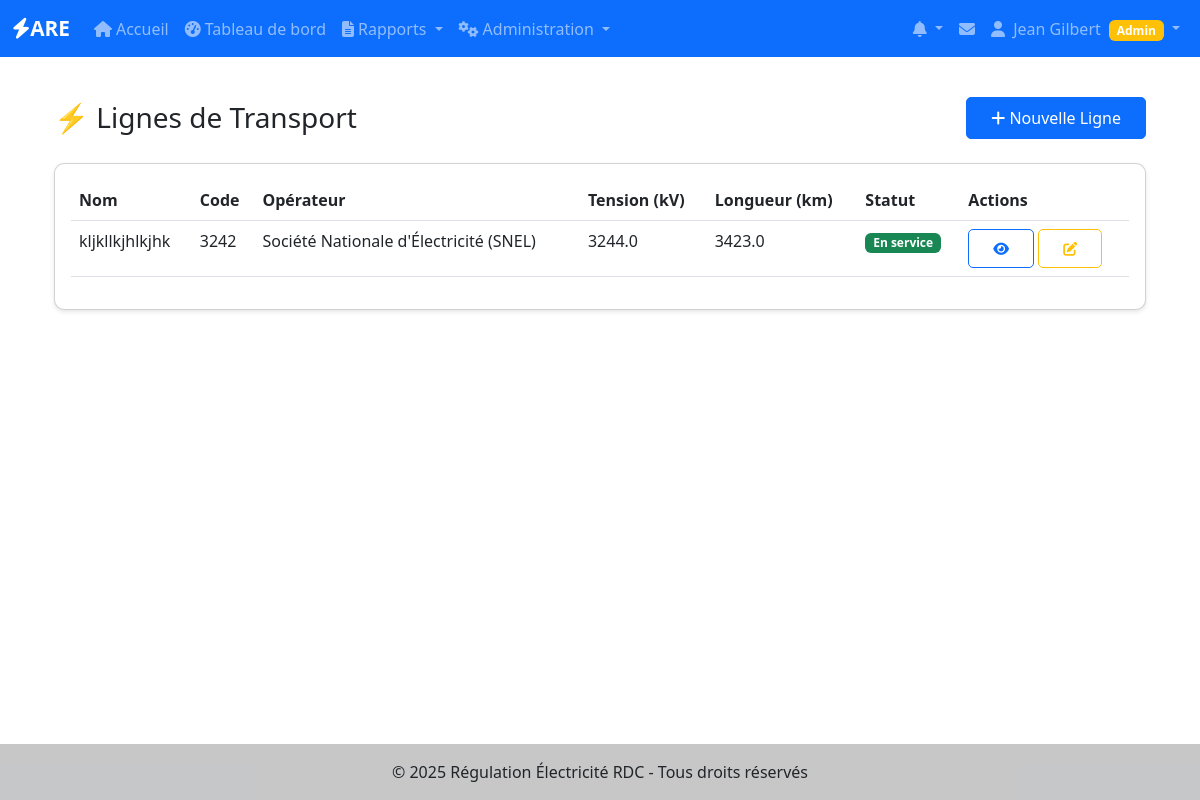
The page /transport/lignes (signed in) on the database its author committed.
### app/models/utilisateurs.py (models this page shows, shortened)
class User(UserMixin, BaseModel):
    __tablename__ = 'users'
    username = db.Column(db.String(80), unique=True, nullable=False, index=True)
    email = db.Column(db.String(120), unique=True, nullable=False, index=True)
    password_hash = db.Column(db.String(128), nullable=False)
    nom = db.Column(db.String(100))
    prenom = db.Column(db.String(100))
    role = db.Column(db.Enum('super_admin', 'admin_operateur', 'utilisateur_operateur'),
                    default='utilisateur_operateur', nullable=False)
    operateur_id = db.Column(db.Integer, db.ForeignKey('operateurs.id'), nullable=True)
    is_active = db.Column(db.Boolean, default=True, nullable=False)
    telephone = db.Column(db.String(20))
    derniere_connexion = db.Column(db.DateTime)
    operateur = db.relationship('Operateur', backref='users', lazy=True)
    def is_super_admin(self):
        return self.role == 'super_admin'
    def is_admin_operateur(self):
        return self.role == 'admin_operateur'
    def is_admin(self):
        return self.role in ['super_admin', 'admin_operateur']
    def has_permission(self, permission):
        permissions = {
            'super_admin': ['create_operateur', 'edit_operateur', 'delete_operateur',
                           'create_user', 'edit_user', 'delete_user', 'view_all_reports'],
            'admin_operateur': ['edit_own_operateur', 'create_user_operateur',
                               'edit_user_operateur', 'view_own_reports', 'create_reports'],
            'utilisateur_operateur': ['view_own_reports', 'create_reports', 'edit_own_reports']
        }
        return permission in permissions.get(self.role, [])

### app/models/transport.py (models this page shows, shortened)
class LigneTransport(BaseModel):
    __tablename__ = 'lignes_transport'
    operateur_id = Column(Integer, ForeignKey('operateurs.id'), nullable=False)
    nom = Column(String(200), nullable=False, index=True)
    code = Column(String(50), unique=True, nullable=False)
    designation = Column(String(300))
    tension_nominale = Column(Float, nullable=False)  # kV
    longueur_totale = Column(Float)  # km
    nombre_circuits = Column(Integer, default=1)
    type_ligne = Column(String(50))  # aérienne, souterraine, mixte
    poste_depart = Column(String(200))
    poste_arrivee = Column(String(200))
    coordonnees_tracé = Column(JSON)  # Liste de points [lat, lng]
    type_conducteur = Column(String(100))  # ACSR, AAAC, etc.
    section_conducteur = Column(Float)  # mm²
    nombre_conducteurs_par_phase = Column(Integer, default=1)
    capacite_thermique = Column(Float)  # A
    capacite_transport = Column(Float)  # MVA
    type_supports = Column(String(100))  # treillis, béton, bois
    hauteur_moyenne_supports = Column(Float)  # m
    portee_moyenne = Column(Float)  # m
    type_isolateurs = Column(String(100))
    conducteur_terre = Column(Boolean, default=True)
    cable_garde = Column(Boolean, default=False)
    systeme_protection = Column(String(200))
    date_mise_service = Column(DateTime)
    statut = Column(String(50), default='en_service')  # en_service, hors_service, maintenance
    proprietaire = Column(String(200))
    exploitant = Column(String(200))
    taux_indisponibilite = Column(Float, default=0.0)  # %
    nombre_defauts_annuels = Column(Integer, default=0)
    duree_moyenne_coupures = Column(Float, default=0.0)  # minutes
    date_derniere_inspection = Column(DateTime)
    periodicite_inspection = Column(Integer, default=12)  # mois
    date_derniere_maintenance = Column(DateTime)
    observations = Column(Text)
    operateur = relationship("Operateur", back_populates="lignes_transport")
    rapports = relationship("RapportTransport", back_populates="ligne", cascade="all, delete-orphan")
    postes_depart = relationship("PosteTransport", foreign_keys="PosteTransport.ligne_depart_id", back_populates="lignes_depart")
    postes_arrivee = relationship("PosteTransport", foreign_keys="PosteTransport.ligne_arrivee_id", back_populates="lignes_arrivee")

### app/models/operateurs.py (models this page shows, shortened)
class Operateur(BaseModel):
    __tablename__ = 'operateurs'
    nom = db.Column(db.String(200), nullable=False, index=True)
    sigle = db.Column(db.String(50))
    type_operateur = db.Column(db.String(50))  # Production, Transport, Distribution
    adresse = db.Column(db.Text)
    ville = db.Column(db.String(100))
    province = db.Column(db.String(100))
    telephone = db.Column(db.String(20))
    email = db.Column(db.String(120))
    site_web = db.Column(db.String(200))
    numero_licence = db.Column(db.String(100), unique=True)
    date_licence = db.Column(db.Date)
    statut_licence = db.Column(db.String(20), default='active')  # active, suspendue, expirée
    capacite_installee = db.Column(db.Float)  # en MW
    zone_couverture = db.Column(db.Text)
    nombre_clients = db.Column(db.Integer)
    observations = db.Column(db.Text)
    centrales_hydro = db.relationship("CentraleHydro", back_populates="operateur", lazy=True)
    centrales_thermique = db.relationship("CentraleThermique", back_populates="operateur", lazy=True)
    centrales_solaire = db.relationship("CentraleSolaire", back_populates="operateur", lazy=True)
    lignes_transport = db.relationship("LigneTransport", back_populates="operateur", lazy=True)
    postes_transport = db.relationship("PosteTransport", back_populates="operateur", lazy=True)
    reseaux_distribution = db.relationship("ReseauDistribution", back_populates="operateur", lazy=True)

### app/transport/routes.py (the view)
@bp.route('/lignes')
@login_required
def liste_lignes():
    page = request.args.get('page', 1, type=int)
    per_page = request.args.get('per_page', 25, type=int)
    if current_user.is_admin():
        query = LigneTransport.query
        operateurs = Operateur.query.filter_by(actif=True).all()
    else:
        query = LigneTransport.query.filter_by(operateur_id=current_user.operateur_id)
        operateurs = [current_user.operateur] if current_user.operateur else []
    operateur_id = request.args.get('operateur_id', type=int)
    if operateur_id:
        query = query.filter_by(operateur_id=operateur_id)
    statut = request.args.get('statut')
    if statut:
        query = query.filter_by(statut=statut)
    tension = request.args.get('tension', type=float)
    if tension:
        query = query.filter_by(tension_nominale=tension)
    sort_by = request.args.get('sort', 'nom')
    sort_order = request.args.get('order', 'asc')
    if hasattr(LigneTransport, sort_by):
        column = getattr(LigneTransport, sort_by)
        if sort_order == 'desc':
            query = query.order_by(column.desc())
        else:
            query = query.order_by(column.asc())
    lignes_paginated = query.filter_by(actif=True).paginate(
        page=page, per_page=per_page, error_out=False
    )
    return render_template('transport/lignes/liste.html',
                         lignes=lignes_paginated,
                         operateurs=operateurs)

### app/templates/transport/lignes/liste.html (shortened to what this page needs)
{% extends "base.html" %}
{% block content %}
<div class="container-fluid">
    <div class="row">
        <div class="col-12">
            <div class="d-flex justify-content-between align-items-center mb-4">
                <h1 class="h3 mb-0">⚡ Lignes de Transport</h1>
                {% if current_user.is_admin() %}
                <a href="{{ url_for('transport.nouvelle_ligne') }}" class="btn btn-primary">
                    <i class="fas fa-plus"></i> Nouvelle Ligne
                </a>
                {% endif %}
            </div>
        </div>
    </div>
    <div class="row">
        <div class="col-12">
            <div class="card">
                <div class="card-body">
                    {% if lignes %}
                    <div class="table-responsive">
                        <table class="table table-hover">
                            <thead>
                                <tr>
                                    <th>Nom</th>
                                    <th>Code</th>
                                    <th>Opérateur</th>
                                    <th>Tension (kV)</th>
                                    <th>Longueur (km)</th>
                                    <th>Statut</th>
                                    <th>Actions</th>
                                </tr>
                            </thead>
                            <tbody>
                                {% for ligne in lignes %}
                                <tr>
                                    <td>{{ ligne.nom }}</td>
                                    <td>{{ ligne.code }}</td>
                                    <td>{{ ligne.operateur.nom if ligne.operateur else '-' }}</td>
                                    <td>{{ ligne.tension_nominale or '-' }}</td>
                                    <td>{{ ligne.longueur_totale or '-' }}</td>
                                    <td>
                                        {% if ligne.statut == 'en_service' %}
                                            <span class="badge bg-success">En service</span>
                                        {% elif ligne.statut == 'hors_service' %}
                                            <span class="badge bg-danger">Hors service</span>
                                        {% elif ligne.statut == 'maintenance' %}
                                            <span class="badge bg-warning">Maintenance</span>
                                        {% else %}
                                            <span class="badge bg-secondary">{{ ligne.statut }}</span>
                                        {% endif %}
                                    </td>
                                    <td>
                                        <a href="{{ url_for('transport.detail_ligne', id=ligne.id) }}"
                                           class="btn btn-sm btn-outline-primary" title="Voir détails">
                                            <i class="fas fa-eye"></i>
                                        </a>
                                        {% if current_user.is_admin() %}
                                        <a href="{{ url_for('transport.modifier_ligne', id=ligne.id) }}"
                                           class="btn btn-sm btn-outline-warning" title="Modifier">
                                            <i class="fas fa-edit"></i>
                                        </a>
                                        {% endif %}
                                    </td>
                                </tr>
                                {% endfor %}
                            </tbody>
                        </table>
                    </div>
                    {% endif %}
                </div>
            </div>
        </div>
    </div>
</div>
{% endblock %}

### app/templates/base.html (shortened to what this page needs)
<!DOCTYPE html>
<html lang="fr">
<head>
    <link href="https://cdn.jsdelivr.net/npm/bootstrap@5.3.0/dist/css/bootstrap.min.css" rel="stylesheet">
    <link rel="stylesheet" href="https://cdnjs.cloudflare.com/ajax/libs/font-awesome/6.4.0/css/all.min.css">
    <link rel="stylesheet" href="{{ url_for('static', filename='css/style.css') }}">
</head>
<body>
    <nav class="navbar navbar-expand-lg navbar-dark bg-primary">
        <div class="container-fluid">
            <a class="navbar-brand" href="{{ url_for('main.index') }}">
                <i class="fas fa-bolt"></i>ARE
            </a>
            <div class="collapse navbar-collapse" id="navbarNav">
                <ul class="navbar-nav me-auto">
                    <li class="nav-item">
                        <a class="nav-link" href="{{ url_for('main.index') }}">
                            <i class="fas fa-home me-1"></i>Accueil
                        </a>
                    </li>
                    {% if current_user.is_authenticated %}
                    <li class="nav-item">
                        <a class="nav-link" href="{{ url_for('are_dashboard.index') }}">
                            <i class="fas fa-tachometer-alt me-1"></i>Tableau de bord
                        </a>
                    </li>
                    <li class="nav-item dropdown">
                        <a class="nav-link dropdown-toggle" href="#" id="rapportsDropdown" role="button" data-bs-toggle="dropdown">
                            <i class="fas fa-file-alt me-1"></i>Rapports
                        </a>
                    </li>
                    {% if current_user.is_super_admin() or current_user.is_admin_operateur() %}
                    <li class="nav-item dropdown">
                        <a class="nav-link dropdown-toggle" href="#" id="adminDropdown" role="button" data-bs-toggle="dropdown">
                            <i class="fas fa-cogs me-1"></i>Administration
                        </a>
                    </li>
                    {% endif %}
                    {% endif %}
                </ul>
                <ul class="navbar-nav">
                    {% if current_user.is_authenticated %}
                    {% from 'components/notifications.html' import dropdown_notifications %}
                    {{ dropdown_notifications() }}
                    <li class="nav-item dropdown">
                        <a class="nav-link position-relative" href="{{ url_for('notifications.messages') }}" title="Messagerie">
                            <i class="fas fa-envelope"></i>
                        </a>
                    </li>
                    <li class="nav-item dropdown">
                        <a class="nav-link dropdown-toggle" href="#" id="userDropdown" role="button" data-bs-toggle="dropdown">
                            <i class="fas fa-user me-1"></i>
                            {{ current_user.prenom or current_user.username }}
                            {% if current_user.is_super_admin() %}
                                <span class="badge bg-danger ms-1">Super Admin</span>
                            {% elif current_user.is_admin_operateur() %}
                                <span class="badge bg-warning ms-1">Admin</span>
                            {% endif %}
                        </a>
                    </li>
                    {% endif %}
                </ul>
            </div>
        </div>
    </nav>
    <main class="container my-4">
        {% block content %}{% endblock %}
    </main>
    <footer class="bg-light text-center text-lg-start mt-5">
        <div class="text-center p-3" style="background-color: rgba(0, 0, 0, 0.2);">
            © 2025 Régulation Électricité RDC - Tous droits réservés
        </div>
    </footer>
</body>
</html>

### app/static/css/style.css (style rules this page uses)
:root { --primary-color: #0d6efd; --secondary-color: #6c757d; --success-color: #198754; --danger-color: #dc3545; --warning-color: #ffc107; --info-color: #0dcaf0; }
body { min-height: 100vh; display: flex; flex-direction: column; }
main { flex: 1; }
.navbar-brand { font-weight: bold; font-size: 1.3rem; }
.card { border-radius: 10px; box-shadow: 0 2px 4px rgba(0,0,0,0.1); transition: transform 0.2s; }
.table { background-color: white; }
.table thead { background-color: var(--primary-color); color: white; }
.btn { border-radius: 5px; padding: 0.5rem 1.5rem; }
.btn-primary { background-color: var(--primary-color); border-color: var(--primary-color); }
footer { margin-top: auto; }

### rows shown on the page
User: prenom "Jean Gilbert"
LigneTransport: nom "kljkllkjhlkjhk", code "3242", operateur "Société Nationale d'Électricité (SNEL)", tension_nominale "3244.0", longueur_totale "3423.0", statut "En service"
